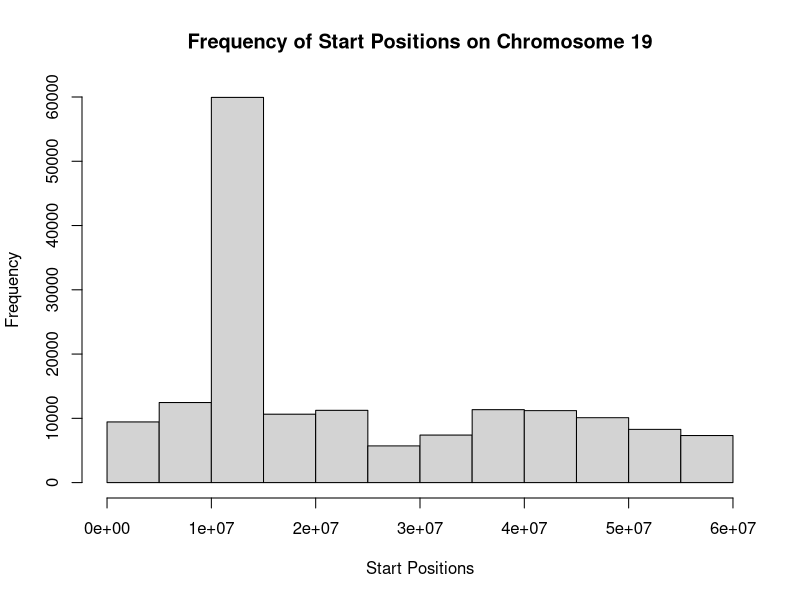

Source code (R):
#read in data
starts <- read.table("WJHtrim30summary.tsv", stringsAsFactors=FALSE, header = FALSE) 

#remove zeros
starts <- starts[starts$V2!=0,]

#make histogram
pdf(file = "hist.pdf")
hist(starts$V2, xlab = "Start Positions", main = "Frequency of Start Positions on Chromosome 19")
dev.off()
